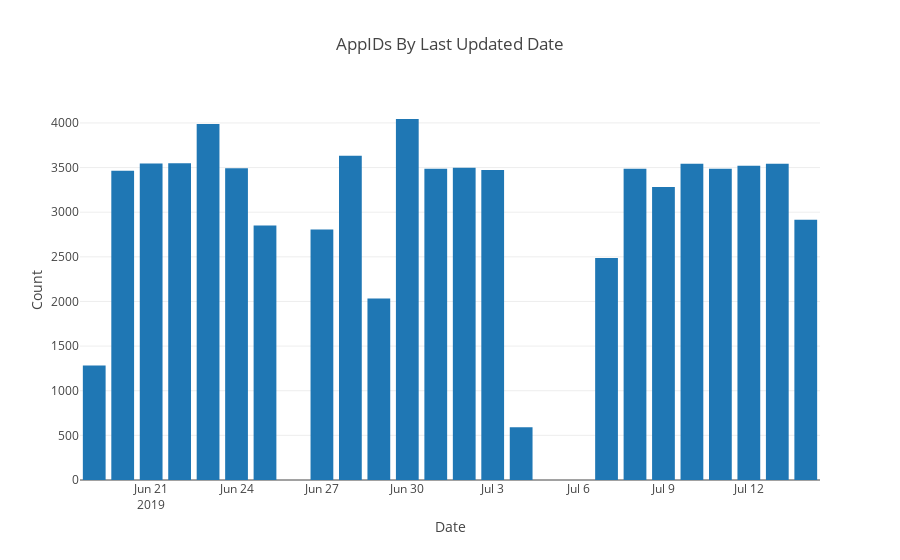

Notebook code for this chart:
### Markdown cell above
## Large numbers of old AppID entries means `refreshsteam.py` needs to be run.  This excludes consistently failed appids.

### Code cell
# https://plot.ly/python/bar-charts/

data = [Bar(
        x=grouped_df['updated_date'],
        y=grouped_df['count']
    )]

layout = Layout(
        title='AppIDs By Last Updated Date',
        xaxis=dict(
            title='Date'
        ),
        yaxis=dict(
            title='Count'
        )
    )

fig = Figure(data=data, layout=layout)

iplot(fig)

### Figure 1 — Plotly figure (JSON) as saved in the notebook; plotly's stock layout.template omitted (floating-point values rounded to 4 significant figures)
{"data": [{"type": "bar", "uid": "abebb08b-b13b-4f4d-ac36-e13e4436c534", "x": [null, "2019-06-19", "2019-06-20", "2019-06-21", "2019-06-22", "2019-06-23", "2019-06-24", "2019-06-25", "2019-06-27", "2019-06-28", "2019-06-29", "2019-06-30", "2019-07-01", "2019-07-02", "2019-07-03", "2019-07-04", "2019-07-07", "2019-07-08", "2019-07-09", "2019-07-10", "2019-07-11", "2019-07-12", "2019-07-13", "2019-07-14"], "y": [3, 1283, 3463, 3546, 3549, 3988, 3491, 2850, 2805, 3632, 2034, 4044, 3487, 3498, 3472, 591, 2487, 3487, 3283, 3543, 3486, 3521, 3544, 2916]}], "layout": {"title": {"text": "AppIDs By Last Updated Date"}, "xaxis": {"title": {"text": "Date"}}, "yaxis": {"title": {"text": "Count"}}}}
